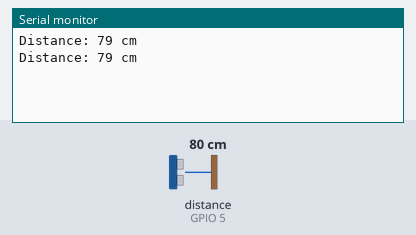
Simulated run of this sketch. Board: ESP32. Shown: the last lines printed to the serial monitor. Wiring (inferred from the names in the program): ultrasonic range finder: trigger GPIO 2; echo GPIO 5. The inputs (shaded band) are chosen by the test bench; at power-on: distance to the obstacle (sensor on GPIO 5) 80 cm. The echo pulse lasts 58.3 µs per cm.

Above: at 1.8 s.
1.9 s: distance to the obstacle (sensor on GPIO 5) set to 2 cm
At 2.8 s:
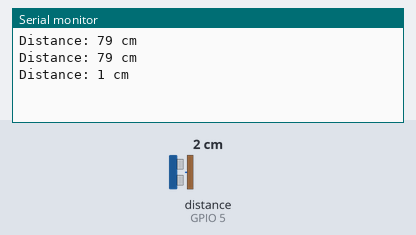
3.4 s: distance to the obstacle (sensor on GPIO 5) set to 4 cm
At 4.8 s:
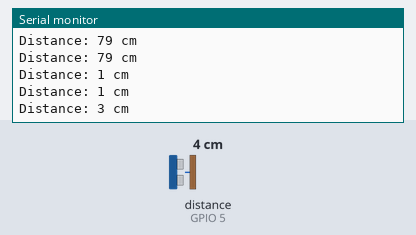
Timing chart, 0 to 6.4 s (numbered marks = the images above; inputs shaded):
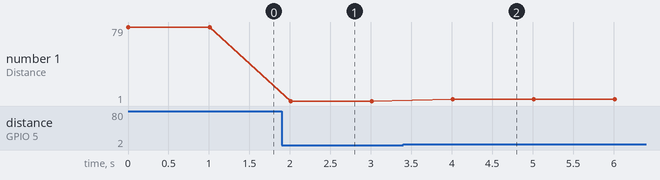

The sketch:

ESP32_HC-SR04.ino
```cpp
/**
 * ESP32 + HC-SR04
 *

 *
 * Created 18/01/2020
 * by Mael T.
*/

/**
 * PINOUT
 * ======
 * Connect the VCC pin to 3.3V on the ESP32
 * Connect the GND pin to ground on the ESP32
 * Connect the Trig pin to D2 on the ESP32
 * Connect the Echo pin to D5 on the ESP32
 */

// Defines pins numbers
const int trigPin = 2;
const int echoPin = 5;

// defines variables
long duration;
int distance;

void setup() {
  pinMode(trigPin, OUTPUT);
  pinMode(echoPin, INPUT);
  Serial.begin(115200);
}

void loop() {
  // Clears the trigPin
  digitalWrite(trigPin, LOW);
  delayMicroseconds(2);

  // Sets the trigPin on HIGH state for 10 micro seconds
  digitalWrite(trigPin, HIGH);
  delayMicroseconds(10);
  digitalWrite(trigPin, LOW);

  // Reads the echoPin, returns the sound wave travel time in microseconds
  duration = pulseIn(echoPin, HIGH);

  // Calculating the distance
  distance= duration*0.034/2;

  // Prints the distance on the Serial Monitor
  Serial.print("Distance: ");
  Serial.print(distance);
  Serial.println(" cm");
  delay(1000);
}
```

Measured:
- after the input at 1.9 s, the serial monitor: prints a new line after 0.11 s (image 1)
- after the input at 3.4 s, the serial monitor: prints a new line after 0.61 s (image 2)
- plotted number 1: 79 → 1 after the input at 1.9 s, 1 → 3 after the input at 3.4 s
